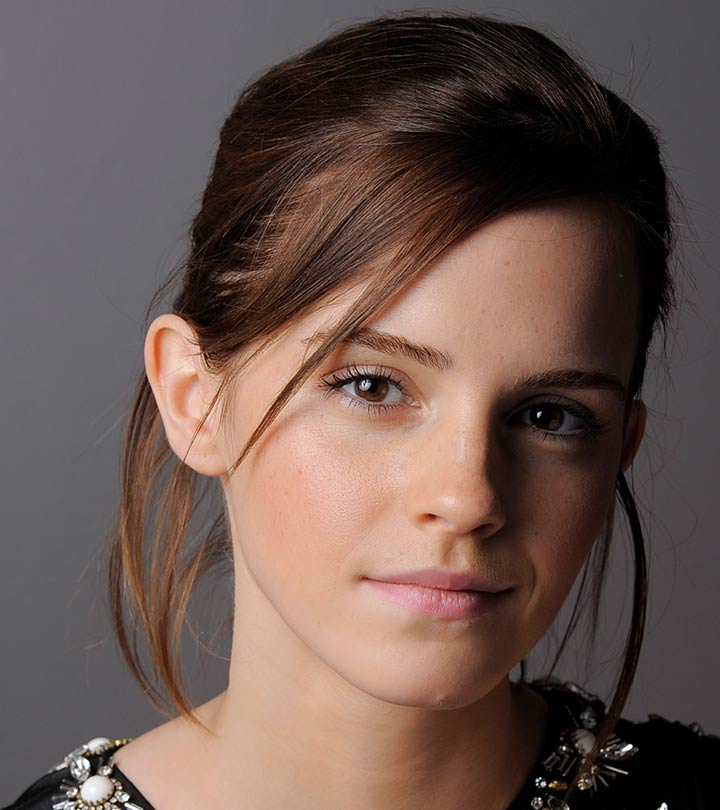
#> input picture emma.jpg, 720 x 810 px
$ python Question_1.py
#> lines starting #> are read from the running program, lines starting #| are printed output that depends on the picture
import cv2
import numpy as np
import matplotlib.pyplot as plt

SHOW_PREVIEW = True

img = cv2.imread('emma.jpg', cv2.IMREAD_GRAYSCALE)
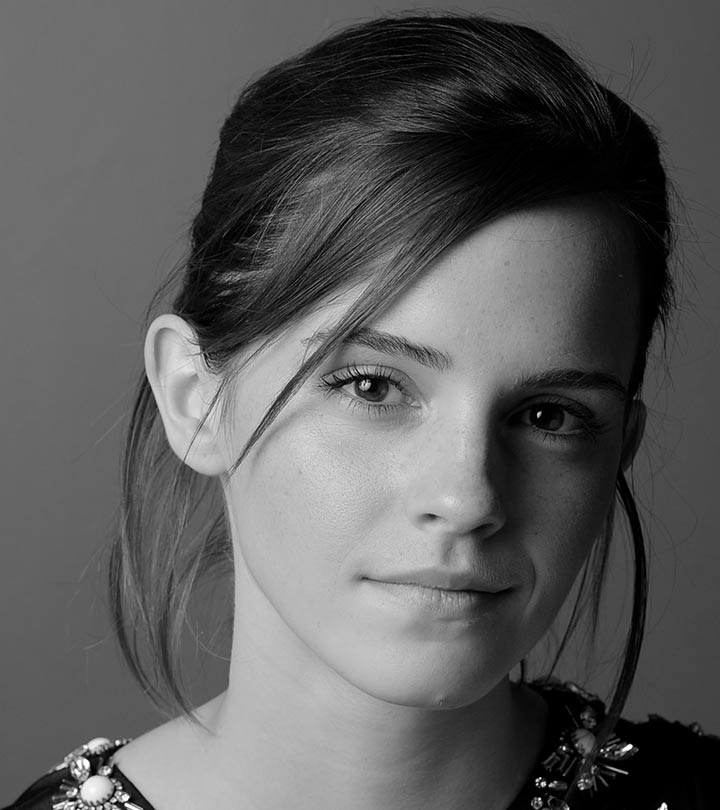
#> img: shape (810, 720); min 0, max 255, mean 92.3
if img is None:
    raise FileNotFoundError("Could not load the image. Check the path.")

# Breakpoints
x_points = np.array([0, 50, 50, 150, 150, 255])
y_points = np.array([0, 50,100, 255,150, 255])

# Create LUT using linear interpolation
lut = np.interp(np.arange(256), x_points, y_points).astype(np.uint8)

transformed = cv2.LUT(img, lut)
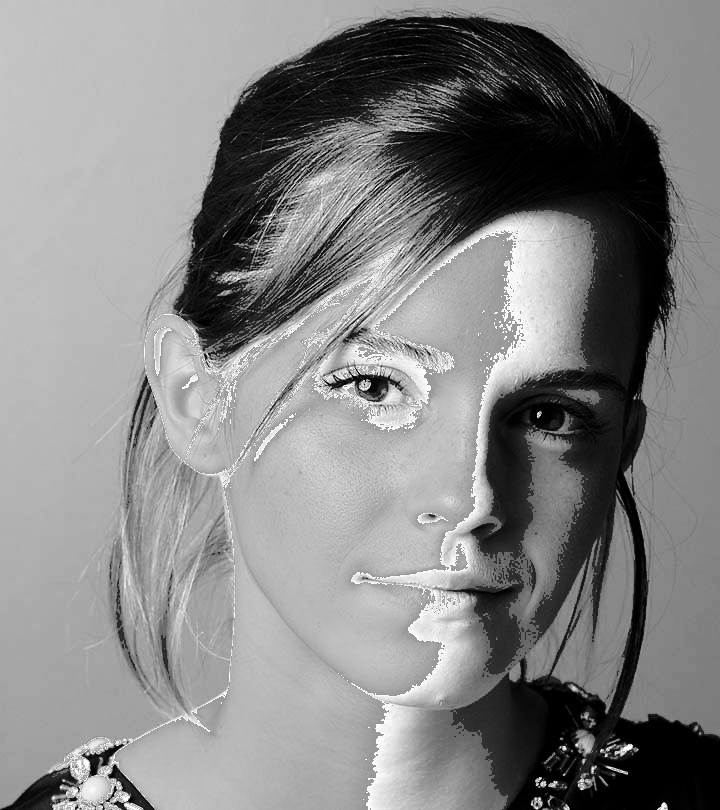
#> transformed: shape (810, 720); min 0, max 255, mean 133.1

# Save for the report
cv2.imwrite('q1_original.png', img)
cv2.imwrite('q1_transformed.png', transformed)

plt.figure(figsize=(8, 6))
plt.plot(range(256), lut, 'b-', linewidth=2)
plt.title('Intensity Transformation (matches Fig. 1a)')
plt.xlabel('Input intensity')
plt.ylabel('Output intensity')
plt.grid(True)
plt.xlim(0, 255)
plt.ylim(0, 255)
plt.savefig('q1_transformation_plot.png')
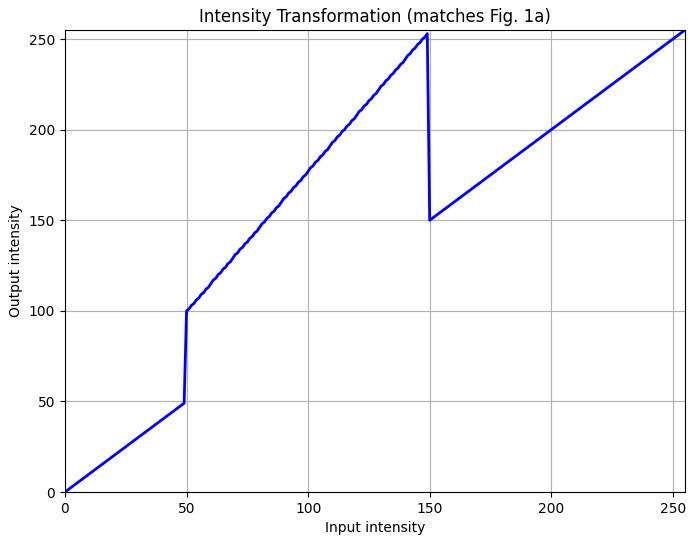
#> figure drawn by matplotlib, 1 panel; curve peaks at x = 255, y = 255

if SHOW_PREVIEW:
    cv2.imshow('Original (Fig 1b)', img)
    cv2.imshow('After Intensity Transformation', transformed)
    cv2.waitKey(0)
    cv2.destroyAllWindows()
    plt.show()

$ run again, with highlights_and_shadows.jpg copied over emma.jpg
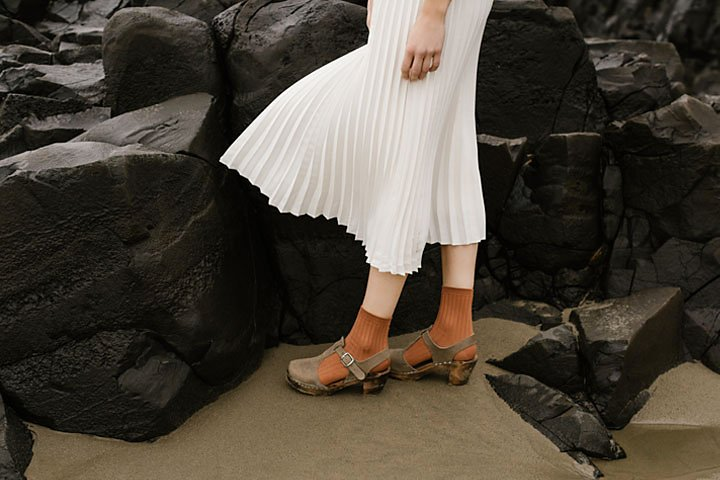
#> input picture highlights_and_shadows.jpg, 720 x 480 px
#> `img = cv2.imread('emma.jpg', cv2.IMREAD_GRAYSCALE)`:
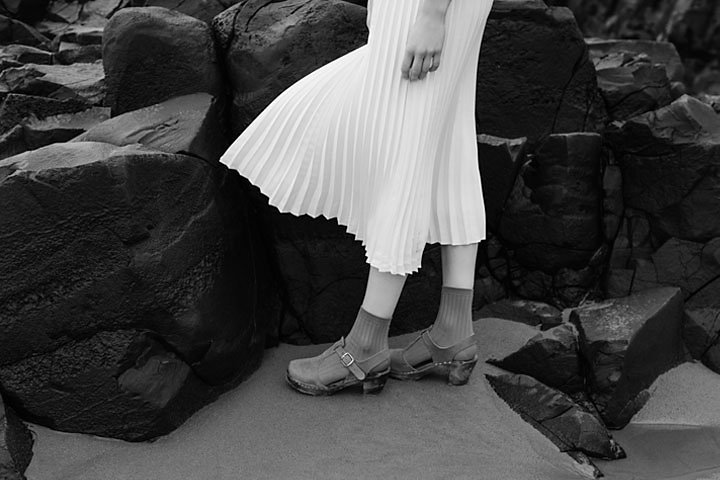
#> img: shape (480, 720); min 0, max 255, mean 69.5
#> `transformed = cv2.LUT(img, lut)`:
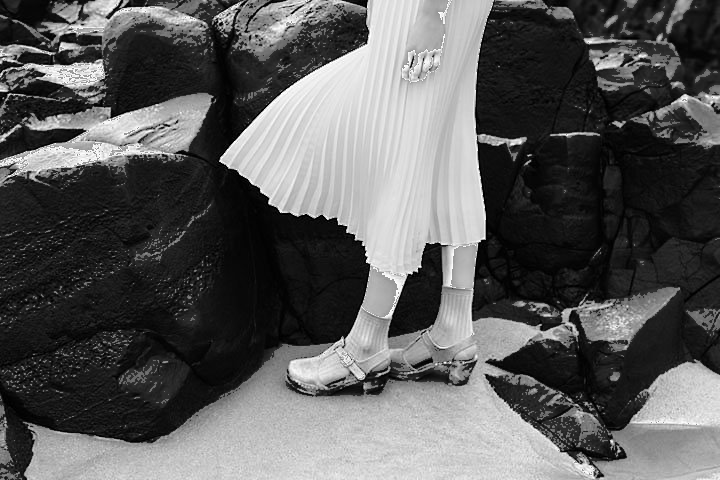
#> transformed: shape (480, 720); min 0, max 255, mean 91.7

$ run again, with jeniffer.jpg copied over emma.jpg
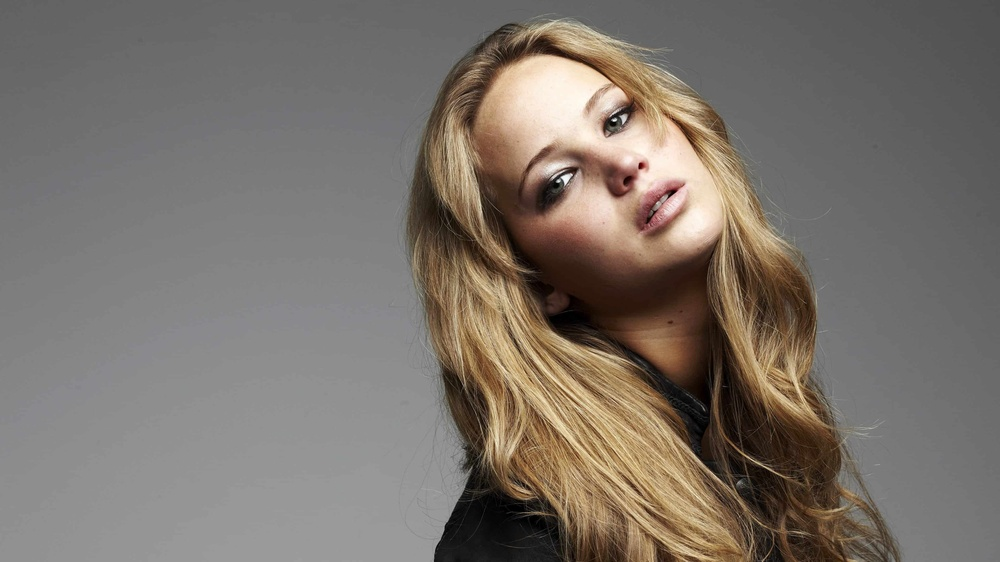
#> input picture jeniffer.jpg, 1000 x 562 px, shrunk from 3840 x 2160 before the run
#> `img = cv2.imread('emma.jpg', cv2.IMREAD_GRAYSCALE)`:
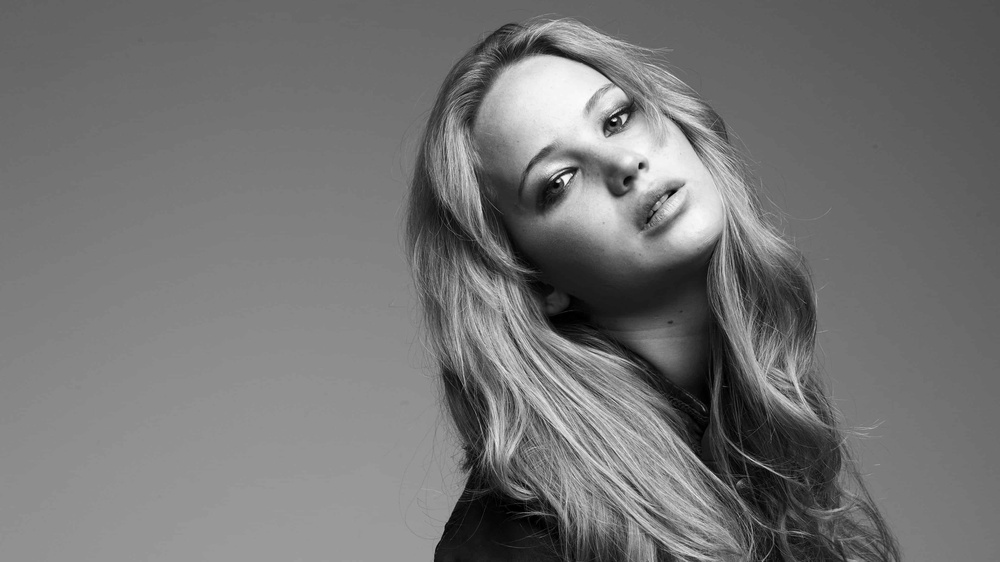
#> img: shape (562, 1000); min 0, max 253, mean 115.8
#> `transformed = cv2.LUT(img, lut)`:
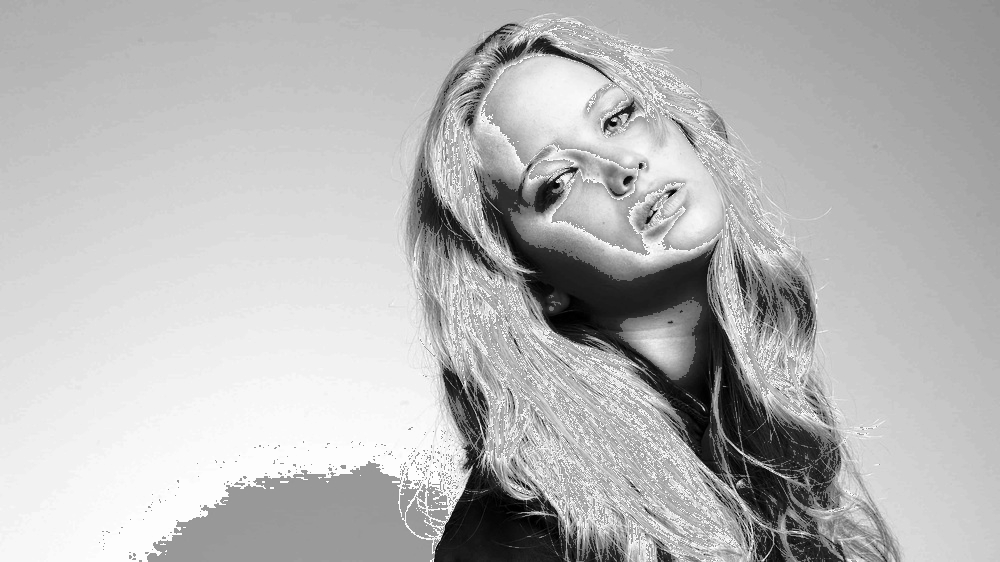
#> transformed: shape (562, 1000); min 0, max 253, mean 183.1
